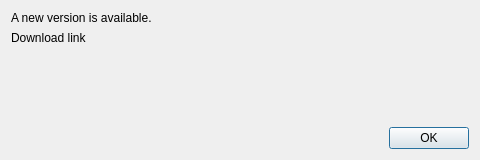
<?xml version="1.0" encoding="UTF-8"?>
<ui version="4.0">
 <class>UpdateAvailableDialog</class>
 <widget class="QDialog" name="UpdateAvailableDialog">
  <property name="geometry">
   <rect>
    <x>0</x>
    <y>0</y>
    <width>480</width>
    <height>160</height>
   </rect>
  </property>
  <property name="windowTitle">
   <string>Update Available</string>
  </property>
  <layout class="QVBoxLayout" name="verticalLayout">
   <item>
    <widget class="QLabel" name="message_label">
     <property name="text">
      <string>A new version is available.</string>
     </property>
     <property name="wordWrap">
      <bool>true</bool>
     </property>
    </widget>
   </item>
   <item>
    <widget class="QLabel" name="link_label">
     <property name="text">
      <string>Download link</string>
     </property>
     <property name="textFormat">
      <enum>Qt::RichText</enum>
     </property>
     <property name="textInteractionFlags">
      <set>Qt::TextBrowserInteraction</set>
     </property>
     <property name="openExternalLinks">
      <bool>true</bool>
     </property>
     <property name="wordWrap">
      <bool>true</bool>
     </property>
    </widget>
   </item>
   <item>
    <spacer name="verticalSpacer">
     <property name="orientation">
      <enum>Qt::Vertical</enum>
     </property>
     <property name="sizeHint" stdset="0">
      <size>
       <width>20</width>
       <height>40</height>
      </size>
     </property>
    </spacer>
   </item>
   <item>
    <widget class="QDialogButtonBox" name="buttonBox">
     <property name="orientation">
      <enum>Qt::Horizontal</enum>
     </property>
     <property name="standardButtons">
      <set>QDialogButtonBox::Ok</set>
     </property>
    </widget>
   </item>
  </layout>
 </widget>
 <resources/>
 <connections>
  <connection>
   <sender>buttonBox</sender>
   <signal>accepted()</signal>
   <receiver>UpdateAvailableDialog</receiver>
   <slot>accept()</slot>
   <hints>
    <hint type="sourcelabel">
     <x>248</x>
     <y>254</y>
    </hint>
    <hint type="destinationlabel">
     <x>157</x>
     <y>274</y>
    </hint>
   </hints>
  </connection>
  <connection>
   <sender>buttonBox</sender>
   <signal>rejected()</signal>
   <receiver>UpdateAvailableDialog</receiver>
   <slot>reject()</slot>
   <hints>
    <hint type="sourcelabel">
     <x>316</x>
     <y>260</y>
    </hint>
    <hint type="destinationlabel">
     <x>286</x>
     <y>274</y>
    </hint>
   </hints>
  </connection>
 </connections>
</ui>
